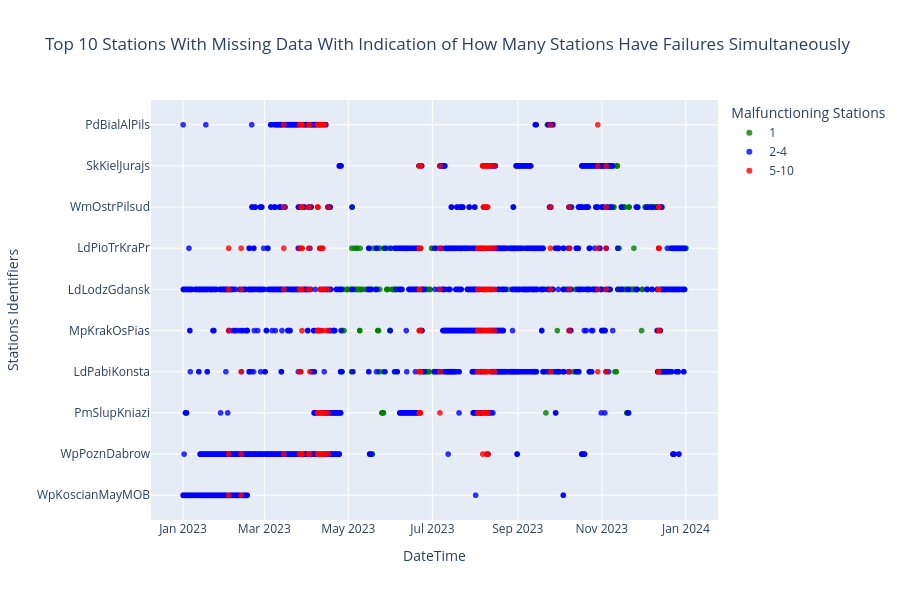

This figure's notebook cell:
### Code cell
# Wykres prezentujący braki danych w czasie z dodatkowa informacja oznaczona kolorem na temat ile stacji uległo awarii w tym samym momenie


missing_counts = missing_timeline.groupby('DateTime').size().reset_index(name='MissingCount')

missing_timeline = pd.merge(missing_timeline, missing_counts, on='DateTime')

def assign_color(row):
    if row['MissingCount'] > 4:
        return '5-10'
    elif row['MissingCount'] > 1:
        return '2-4'
    else:
        return '1'

missing_timeline['ColorCategory'] = missing_timeline.apply(assign_color, axis=1)

fig = px.scatter(
    missing_timeline,
    x='DateTime',
    y='Column',
    title='Top 10 Stations With Missing Data With Indication of How Many Stations Have Failures Simultaneously',
    labels={'DateTime': 'DateTime', 'Column': 'Stations Identifiers', 'ColorCategory': 'Malfunctioning Stations'},
    color='ColorCategory',
    color_discrete_map={'1': 'green', '2-4': 'blue', '5-10': 'red'},
    category_orders={'ColorCategory': ['1', '2-4', '5-10']},  # Order for the legend
    height=600
)

fig.update_traces(marker=dict(size=6, opacity=0.8))
fig.show()
fig.write_html("missing_data_plot2.html")

print("Interactive plot saved as 'missing_data_plot.html'.")

### Figure 1 — Plotly figure (JSON) as saved in the notebook; plotly's stock layout.template omitted (floating-point values rounded to 4 significant figures; data arrays with more than 128 entries replaced by an {"elided": "..."} marker saying what was removed)
{"data": [{"hovertemplate": "Malfunctioning Stations=1<br>DateTime=%{x}<br>Stations Identifiers=%{y}<extra></extra>", "legendgroup": "1", "marker": {"color": "green", "opacity": 0.8, "size": 6, "symbol": "circle"}, "mode": "markers", "name": "1", "showlegend": true, "type": "scattergl", "x": {"elided": "2719 str values"}, "xaxis": "x", "y": {"elided": "2719 str values"}, "yaxis": "y"}, {"hovertemplate": "Malfunctioning Stations=2-4<br>DateTime=%{x}<br>Stations Identifiers=%{y}<extra></extra>", "legendgroup": "2-4", "marker": {"color": "blue", "opacity": 0.8, "size": 6, "symbol": "circle"}, "mode": "markers", "name": "2-4", "showlegend": true, "type": "scattergl", "x": {"elided": "10194 str values"}, "xaxis": "x", "y": {"elided": "10194 str values"}, "yaxis": "y"}, {"hovertemplate": "Malfunctioning Stations=5-10<br>DateTime=%{x}<br>Stations Identifiers=%{y}<extra></extra>", "legendgroup": "5-10", "marker": {"color": "red", "opacity": 0.8, "size": 6, "symbol": "circle"}, "mode": "markers", "name": "5-10", "showlegend": true, "type": "scattergl", "x": {"elided": "802 str values"}, "xaxis": "x", "y": {"elided": "802 str values"}, "yaxis": "y"}], "layout": {"height": 600, "legend": {"title": {"text": "Malfunctioning Stations"}, "tracegroupgap": 0}, "title": {"text": "Top 10 Stations With Missing Data With Indication of How Many Stations Have Failures Simultaneously"}, "xaxis": {"anchor": "y", "domain": [0, 1], "title": {"text": "DateTime"}}, "yaxis": {"anchor": "x", "domain": [0, 1], "title": {"text": "Stations Identifiers"}}}}
